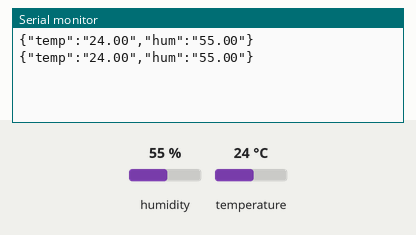
Simulated run of this sketch. Board: Arduino Uno, built with avr-gcc and run on an emulated ATmega328P. Shown: the last lines printed to the serial monitor. The inputs (shaded band) are chosen by the test bench; at power-on: humidity 55 %, temperature 24 °C.

Above: at 2.8 s.
2.9 s: humidity set to 22 %
At 4.7 s:
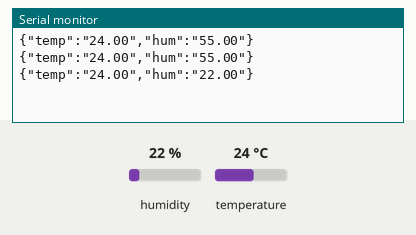
5.6 s: temperature set to 12 °C
At 6.4 s:
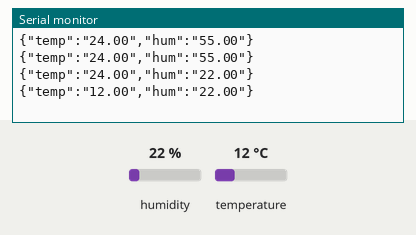
8.3 s: humidity set to 40 %
At 11.1 s:
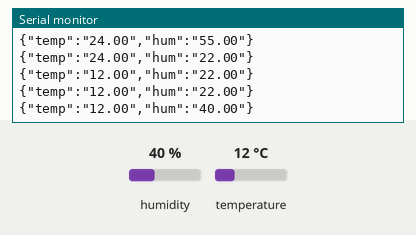
Timing chart, 0 to 12.6 s (numbered marks = the images above; inputs shaded):
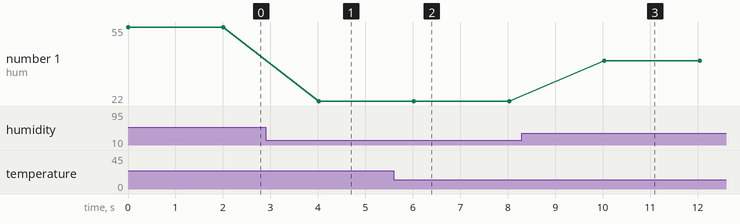

The sketch:

sampleCode.ino
```cpp
/* How to use the DHT-22 sensor with Arduino uno
   Temperature and humidity sensor
   More info: http://www.ardumotive.com/how-to-use-dht-22-sensor-en.html
   Dev: Michalis Vasilakis // Date: 1/7/2015 // www.ardumotive.com
   Little Changes: Misi :)*/

//Libraries
#include <DHT.h>;

//Constants
#define DHTPIN 2     // what pin we're connected to
#define DHTTYPE DHT22   // DHT 22  (AM2302)
DHT dht(DHTPIN, DHTTYPE); //// Initialize DHT sensor for normal 16mhz Arduino


//Variables
int chk;
float hum;  //Stores humidity value
float temp; //Stores temperature value

void setup()
{
  Serial.begin(9600);
  dht.begin();

}

void loop()
{
  //Read data and store it to variables hum and temp
  hum = dht.readHumidity();
  temp = dht.readTemperature();
  //Print temp and humidity values to serial monitor
  Serial.print("{\"temp\":\"");
  Serial.print(temp);
  Serial.print("\",\"hum\":\"");
  Serial.print(hum);
  Serial.println("\"}");

  delay(2000); //Delay 2 sec.
}
```

Measured:
- after the input at 2.9 s, the serial monitor: prints a new line after 1.1 s (image 1)
- after the input at 5.6 s, the serial monitor: prints a new line after 0.42 s (image 2)
- after the input at 8.3 s, the serial monitor: prints a new line after 1.7 s (image 3)
- plotted number 1: 55 → 22 after the input at 2.9 s, 22 → 40 after the input at 8.3 s
